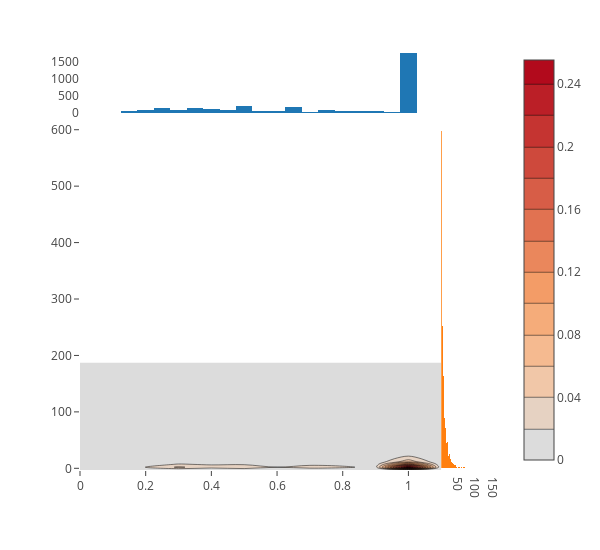

The cell this chart's notebook holds for it:
### Code cell
plot_2D_histogram(topWordsDF)

### Figure 1 — Plotly figure (JSON) as saved in the notebook; plotly's stock layout.template omitted (floating-point values rounded to 4 significant figures; data arrays with more than 128 entries replaced by an {"elided": "..."} marker saying what was removed)
{"data": [{"type": "histogram", "x": {"elided": "3337 float values"}, "yaxis": "y2"}, {"type": "histogram", "x": {"elided": "3337 int values"}, "xaxis": "x2"}, {"histnorm": "probability", "type": "histogram2dcontour", "x": {"elided": "3337 float values"}, "y": {"elided": "3337 int values"}}], "layout": {"autosize": false, "bargap": 0, "height": 550, "hovermode": "closest", "margin": {"t": 50}, "showlegend": false, "width": 600, "xaxis": {"domain": [0, 0.85], "showgrid": false, "zeroline": false}, "xaxis2": {"domain": [0.85, 1], "showgrid": false, "zeroline": false}, "yaxis": {"domain": [0, 0.85], "showgrid": false, "zeroline": false}, "yaxis2": {"domain": [0.85, 1], "showgrid": false, "zeroline": false}}}
